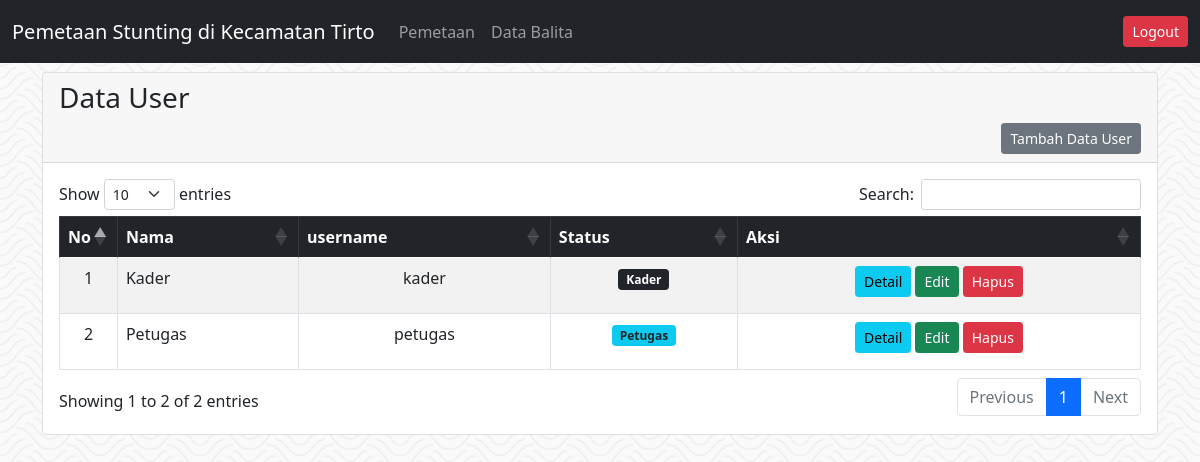
/user/data.php (signed in), run on the app's committed database.
### tables this page shows
CREATE TABLE `tb_user` (
  `id_user` int(11) NOT NULL,
  `nama_user` varchar(100) DEFAULT NULL,
  `username` varchar(100) DEFAULT NULL,
  `password` varchar(255) DEFAULT NULL,
  `level` enum('Petugas','Kader') NOT NULL,
  `id_desa` int(11) DEFAULT NULL,
  `tmp_kerja` varchar(50) DEFAULT NULL,
  `jabatan` varchar(100) DEFAULT NULL
);

### _koneksi/koneksi.php (called while the page is built, shortened)
<?php
function base_url($url = null)
{
    $base_url = "http://localhost/gis_stunting_native_new";
    if ($url != null) {
        return $base_url . "/" . $url;
    } else {
        return $base_url . "/";
    }
}

### user/data.php (the view, shortened to what this page needs)
<?php
    include_once('../_header.php');
    $sql_user = mysqli_query($con, "SELECT * FROM tb_user ORDER BY id_user DESC") or die(mysqli_error($con));
?>
<div class="container">
    <div class="card">
        <div class="card-header">
            <h3>Data User</h3>
            <div class="d-grid gap-2 d-md-flex justify-content-md-end">
                <a href="<?= base_url('user/tambah.php') ?>" class="btn btn-secondary btn-sm ">Tambah Data User</a>
            </div>
        </div>
        <div class="card-body">
            <table id="tabel-user" class="table table-bordered table-responsive table-striped" style="width:100%">
                <thead class="text-center table-dark">
                    <tr>
                        <th width="15">No</th>
                        <th>Nama</th>
                        <th>username</th>
                        <th>Status</th>
                        <th>Aksi</th>
                    </tr>
                </thead>
                <tbody>
                <?php if (mysqli_num_rows($sql_user) > 0) { ?>
                    <?php $i = 1;
                            while ($data = mysqli_fetch_array($sql_user)) { ?>
                        <tr>
                            <td class="text-center"><?= $i ?></td>
                            <td><?= $data['nama_user'] ?></td>
                            <td class="text-center"><?= $data['username'] ?></td>
                            <td class="text-center">
                                <?php if($data['level'] == 'Petugas') { ?>
                                    <span class="badge bg-info text-dark">Petugas</span>
                                <?php }else{ ?>
                                    <span class="badge bg-dark text-white">Kader</span>
                                <?php } ?>
                            </td>
                            <td class="text-center">
                                <a href="<?= base_url('user/detail.php?id=') . $data['id_user'] ?>" class="btn btn-sm btn-info mb-2">Detail</a>
                                <a href="<?= base_url('user/edit.php?id=') . $data['id_user'] ?>" class="btn btn-sm btn-success mb-2">Edit</a>
                                <a href="<?= base_url('user/hapus.php?id=') . $data['id_user'] ?>" class="btn btn-sm btn-danger mb-2 tombol-hapus">Hapus</a>
                            </td>
                        </tr>
                    <?php $i++; } ?>
                <?php } ?>
                </tbody>
            </table>
        </div>
    </div>
</div>
<?php
    include_once('../_footer.php');
?>

### _assets/navbar/navbar-top-fixed.css (style rules this page uses)
body { min-height: 75rem; padding-top: 4.5rem; }

### data on the page
tb_user: nama_user "Kader", username "kader", level "Kader"
tb_user: nama_user "Petugas", username "petugas", level "Petugas"
